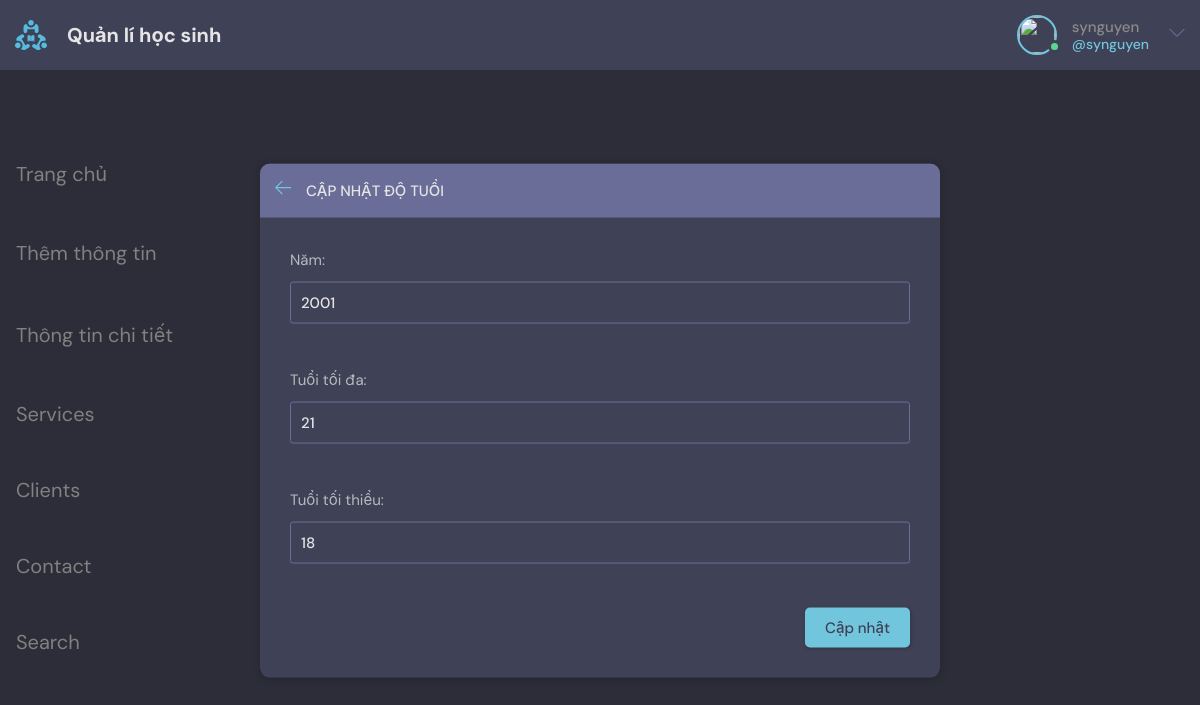
The page /quanlidotuoi/capnhat/3 (signed in) on the database its author committed.
### base/models.py (models this page shows, shortened)
class Age(models.Model):
    year = models.CharField(max_length=200, unique=True)
    max_age = models.IntegerField(null=False)
    min_age = models.IntegerField(null=False)

### base/views.py (the view)
def capNhatTuoi(request, age_id):
    age = get_object_or_404(Age, id=age_id)
    form = ageForm(request.POST or None, instance=age)
    context = {
        'form': form,
        'subject_id': age_id,
        'page_title': 'capNhatTuoi'
    }
    if request.method == 'POST':
        if form.is_valid():
            year = form.cleaned_data.get('year')
            max_age = form.cleaned_data.get('max_age')
            min_age = form.cleaned_data.get('min_age')
            if max_age < min_age:
                messages.error(request, "Could Not Update")
                return render(request, "base/capNhatTuoi.html", context)
            else:
                try:
                    Year = Age.objects.get(id=age.id)
                    Year.year = year
                    Year.max_age = max_age
                    Year.min_age = min_age
                    Year.save()
                    messages.success(request, "Cập nhật thành công")
                    return redirect(reverse('quanlidotuoi'))
                except Exception as e:
                    messages.error(request, "Could Not Update " + str(e))
        else:
            messages.error(request, "Hãy điều đầy đủ vào ô thông tin !!!")
    else:
        return render(request, "base/capNhatTuoi.html", context)

### base/form.py
class ageForm(ModelForm):
    class Meta:
        model = Age
        fields = '__all__'
    def __init__(self, *args, **kwargs):
        super(ageForm, self).__init__(*args, **kwargs)
        self.fields['year'].widget.attrs.update({'class': 'form-control'})
        self.fields['max_age'].widget.attrs.update({'class': 'form-control'})
        self.fields['min_age'].widget.attrs.update({'class': 'form-control'})

### base/templates/base/capNhatTuoi.html (shortened to what this page needs)
{% extends 'main.html' %}
{% block content %}
<main class="create-room layout">
    <div class="container">
      {% include 'base/topics_component.html' %}
      <div class="layout__box">
        <div class="layout__boxHeader">
          <div class="layout__boxTitle">
                    <a href="{% url 'quanlidotuoi' %}">
                        <svg version="1.1" xmlns="http://www.w3.org/2000/svg" width="32" height="32"
                            viewBox="0 0 32 32">
                            <title>arrow-left</title>
                            <path
                                d="M13.723 2.286l-13.723 13.714 13.719 13.714 1.616-1.611-10.96-10.96h27.625v-2.286h-27.625l10.965-10.965-1.616-1.607z">
                            </path>
                        </svg>
                    </a>
                    <h3>Cập nhật độ tuổi</h3>
                </div>
            </div>
            <div class="layout__body">
                <form  method="POST" action="" class="form">
                        {% for field in form  %}
                            {% if field == form.year %}
                                <div class="form__group">
                                    <label>Năm:</label>
                                    {{form.year}}
                                </div>
                                <br>
                            {% elif field == form.min_age %}
                                <div class="form__group">
                                    <label>Tuổi tối thiểu:</label>
                                    {{form.min_age}}
                                </div>
                                <br>
                            {% elif field == form.max_age %}
                                <div class="form__group">
                                    <label>Tuổi tối đa:</label>
                                    {{form.max_age}}
                                </div>
                                <br>
                            {% else %}
                                <div class="disable">
                                    {{field}}
                                </div>
                            {% endif %}
                        {% endfor %}
                        <div class="form__action" style="text-align:center">
                                <button type="submit" onclick="return confirm('Xác nhận cập nhật tuổi ?')" class="btn btn--main" >
                                    <label>Cập nhật</label>
                        </div>
                </form>
            </div>
        </div>
    </div>
   </main>
{% endblock content %}

### templates/navbar.html (shortened to what this page needs)
{% load static %}
<header class="header header--loggedIn">
    <div class="container">
        <a href="{% url 'home' %}" class="header__logo">
            <img src="{% static 'images/logo.svg' %}" />
            <h1>Quản lí học sinh</h1>
        </a>
        <nav class="header__menu">
            {% if request.user.is_authenticated %}
            <div class="header__user">
                <a href=" url 'update-user' ">
                    <div class="avatar avatar--medium active">
                        <img src="{{request.user.avatar.url}}" />
                    </div>
                    <p>{{request.user.username}} <span>@{{request.user.username}}</span></p>
                </a>
                <button class="dropdown-button">
                    <svg version="1.1" xmlns="http://www.w3.org/2000/svg" width="32" height="32" viewBox="0 0 32 32">
                        <title>chevron-down</title>
                        <path d="M16 21l-13-13h-3l16 16 16-16h-3l-13 13z"></path>
                    </svg>
                </button>
            </div>
            {% else %}
            <a href="{% url 'login' %}">
                <img src="{% static 'images/avatar.svg' %}" />
                <p>Login</p>
            </a>
            {% endif %}
        </nav>
    </div>
</header>

### static/styles/style.css (style rules this page uses)
:root { --color-main: #71c6dd; --color-main-light: #e1f6fb; --color-dark: #3f4156; --color-dark-medium: #51546e; --color-dark-light: #696d97; --color-light: #e5e5e5; --color-gray: #8b8b8b; --color-light-gray: #b2bdbd; --color-bg: #2d2d39; --color-success: #5dd693; --color-error: #fc4b0b; }
* { font-family: "DM Sans", -apple-system, BlinkMacSystemFont, "Segoe UI", Roboto, Oxygen, Ubuntu, Cantarell, "Open Sans", "Helvetica Neue", sans-serif; margin: 0; padding: 0; box-sizing: border-box; text-rendering: optimizeLegibility; font-size: inherit; }
html { font-size: 56.25%; }
@media only screen and (min-width: 1200px) { html { font-size: 62.5%; } }
body { line-height: 1.6; font-weight: 400; font-size: 1.5rem; color: var(--color-light-gray); background-color: var(--color-bg); min-height: 100vh; }
img { width: 100%; }
a { display: inline-block; color: var(--color-main); text-decoration: none; }
.container { max-width: 120rem; width: 100%; margin: auto; }
.btn { background-color: transparent; border: none; display: inline-flex; align-items: center; gap: 1rem; cursor: pointer; transition: all ease-in-out 0.3s; padding: 1rem 2rem; border-radius: 5px; box-shadow: 1px 1px 3px 1px rgba(0, 0, 0, 0.15); font-weight: 500; }
.btn--main { background-color: var(--color-main); color: var(--color-dark); }
.avatar { position: relative; display: inline-block; border-radius: 50%; border: 2px solid var(--color-main); }
.avatar img { display: block; border-radius: 50%; object-fit: cover; object-position: center; }
.avatar::after { content: ""; display: block; position: absolute; background-color: var(--color-gray); z-index: 111; border-radius: 50%; border: 0.3rem solid var(--color-dark); }
.avatar.active::after { background-color: var(--color-success); }
.avatar.avatar--medium img { width: 3.6rem; height: 3.6rem; border-radius: 50%; }
.avatar.avatar--medium:after { width: 0.7rem; height: 0.7rem; bottom: 0px; right: -6px; }
.header { padding: 1.5rem; background-color: var(--color-dark); }
.header > .container { display: flex; gap: 9.5rem; }
.header__logo, .header__user { display: flex; gap: 2rem; align-items: center; }
.header__logo > img { height: 3.2rem; width: 3.2rem; }
.header__logo > h1 { font-weight: 700; font-size: 2rem; color: var(--color-light); }
.header__menu { margin-left: auto; position: relative; }
.header__menu a { display: flex; gap: 1.5rem; align-items: center; font-weight: 500; text-decoration: none; color: var(--color-gray); }
.header__menu img { height: 3.6rem; }
.header__menu p { line-height: 1.2; }
.header__menu span { color: var(--color-main); font-weight: 500; font-size: 1.4rem; display: block; }
.header__menu svg { width: 1.6rem; height: 1.6rem; fill: var(--color-dark-light); }
.dropdown-button { background: transparent; border: 0; outline: 0; cursor: pointer; }
.layout { margin-top: 2.4rem; }
.layout > .container { display: flex; justify-content: space-between; align-items: flex-start; }
.layout__box { width: 90%; max-width: 48rem; min-height: 40rem; position: absolute; top: 50%; left: 50%; transform: translate(-50%, -46%); background-color: var(--color-dark); border-radius: 1rem; box-shadow: 1px 1px 6px 3px rgba(0, 0, 0, 0.1); overflow: hidden; }
.layout__boxHeader { display: flex; padding: 1.5rem; background-color: var(--color-dark-light); }
.layout__boxTitle { display: flex; gap: 1.5rem; align-items: center; }
.layout__boxTitle h3 { text-transform: uppercase; font-weight: 500; color: var(--color-light); }
.layout__boxTitle svg { width: 1.6rem; height: 1.6rem; fill: var(--color-main); }
.layout__body { margin: 3rem; }
.form__group { margin-bottom: 2rem; width: 100%; }
.form__group label { display: block; font-size: 1.5rem; margin-bottom: 1rem; }
.form__group input, .form__group textarea, .form__group select { background: transparent; border: 1px solid var(--color-dark-light); padding: 1rem; border-radius: 3px; width: 100%; color: var(--color-light); font-weight: 500; outline: none; }
.form__action { display: flex; justify-content: flex-end; gap: 3rem; }
.create-room.layout .layout__box { max-width: 68rem; }

### base/templates/base/topics_component.html (style rules this page uses)
.active { color: white; }

### rows shown on the page
Age: year "2001", max_age "21", min_age "18"

### other values the page prints
{{ request.user.username }} "synguyen"
